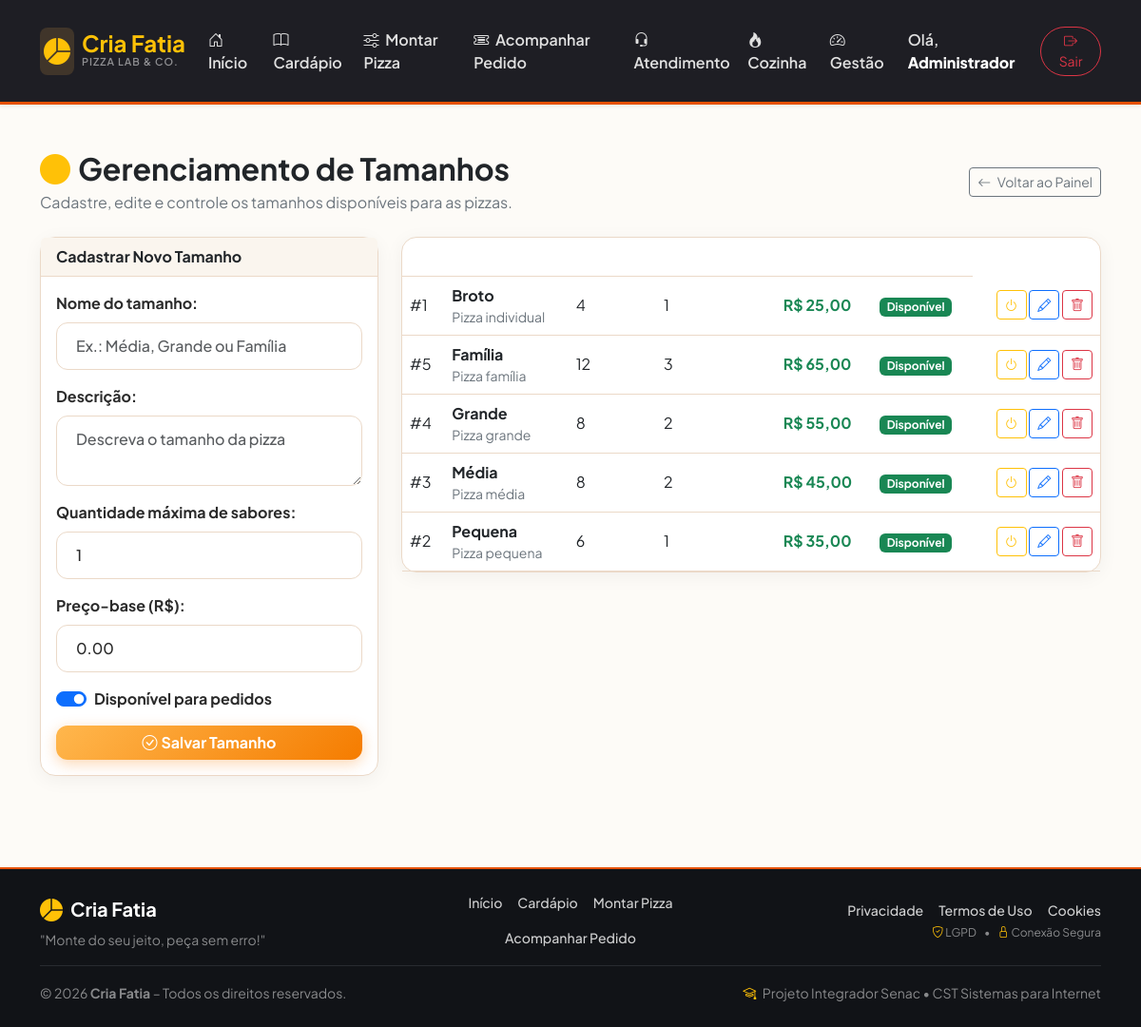
Page /cria-fatia/admin/tamanho.php (signed in) on the committed database.
### tables this page shows
CREATE TABLE `tamanhos` (
  `id` int unsigned NOT NULL AUTO_INCREMENT,
  `nome` varchar(50) NOT NULL,
  `max_sabores` int NOT NULL DEFAULT '1',
  `preco_base` decimal(10,2) NOT NULL DEFAULT '0.00',
  `descricao` text,
  `quantidade_fatias` tinyint unsigned DEFAULT NULL,
  `disponivel` tinyint(1) NOT NULL DEFAULT '1',
  `criado_em` datetime NOT NULL DEFAULT CURRENT_TIMESTAMP,
  `atualizado_em` datetime DEFAULT NULL ON UPDATE CURRENT_TIMESTAMP,
  PRIMARY KEY (`id`),
  UNIQUE KEY `uq_tamanhos_nome` (`nome`),
  KEY `idx_tamanhos_disponivel` (`disponivel`)
);

### cria-fatia/includes/funcoes.php (called while the page is built, shortened)
<?php
function gerarCsrfToken() {
    return $_SESSION['csrf_token'];
}

### cria-fatia/admin/tamanho.php (the view, shortened to what this page needs)
<?php
require_once __DIR__ . '/../includes/header.php';
require_once __DIR__ . '/../config/conexao.php';
$csrfToken = gerarCsrfToken();
$editar = null;
$tamanhos = $pdo->query("SELECT * FROM tamanhos ORDER BY nome ASC")->fetchAll();
?>
<div class="d-flex justify-content-between align-items-center mb-4">
    <div>
        <h2 class="fw-bold mb-1"><i class="bi bi-circle-fill text-warning me-2"></i>Gerenciamento de Tamanhos</h2>
        <p class="text-muted mb-0">Cadastre, edite e controle os tamanhos disponíveis para as pizzas.</p>
    </div>
    <a href="dashboard.php" class="btn btn-outline-secondary btn-sm">
        <i class="bi bi-arrow-left me-1"></i> Voltar ao Painel
    </a>
</div>
<div class="row g-4">
    <div class="col-lg-4">
        <div class="card shadow-sm border-0">
            <div class="card-header bg-dark text-white fw-bold">
                <?= $editar ? 'Editar Tamanho' : 'Cadastrar Novo Tamanho' ?>
            </div>
            <div class="card-body">
                <form action="tamanho.php" method="POST">
                    <div class="mb-3">
                        <label class="form-label fw-bold">Nome do tamanho:</label>
                        <input type="text" name="nome" class="form-control" required maxlength="100"
                               value="<?= htmlspecialchars($editar['nome'] ?? '', ENT_QUOTES, 'UTF-8') ?>"
                               placeholder="Ex.: Média, Grande ou Família">
                    </div>
                    <div class="mb-3">
                        <label class="form-label fw-bold">Descrição:</label>
                        <textarea name="descricao" class="form-control" rows="2"
                                  placeholder="Descreva o tamanho da pizza"><?= htmlspecialchars($editar['descricao'] ?? '', ENT_QUOTES, 'UTF-8') ?></textarea>
                    </div>
                    <div class="mb-3">
                        <label class="form-label fw-bold">Quantidade máxima de sabores:</label>
                        <input type="number" name="max_sabores" class="form-control" min="1" step="1" required
                               value="<?= (int) ($editar['max_sabores'] ?? 1) ?>">
                    </div>
                    <div class="mb-3">
                        <label class="form-label fw-bold">Preço-base (R$):</label>
                        <input type="number" name="preco_base" class="form-control" min="0" step="0.01" required
                               value="<?= htmlspecialchars((string) ($editar['preco_base'] ?? '0.00'), ENT_QUOTES, 'UTF-8') ?>">
                    </div>
                    <div class="form-check form-switch mb-3">
                        <input class="form-check-input" type="checkbox" name="disponivel" id="tamanhoDisponivel" value="1"
                            <?= !isset($editar['disponivel']) || (int) $editar['disponivel'] === 1 ? 'checked' : '' ?>>
                        <label class="form-check-label fw-bold" for="tamanhoDisponivel">Disponível para pedidos</label>
                    </div>
                    <button type="submit" class="btn btn-warning fw-bold w-100">
                        <i class="bi bi-check-circle me-1"></i><?= $editar ? 'Atualizar Tamanho' : 'Salvar Tamanho' ?>
                    </button>
                </form>
            </div>
        </div>
    </div>
    <div class="col-lg-8">
        <div class="card shadow-sm border-0">
            <div class="card-body p-0">
                <div class="table-responsive">
                    <table class="table table-hover align-middle mb-0">
                        <thead class="table-dark">
                            <tr>
                                <th>ID</th>
                                <th>Tamanho</th>
                                <th>Sabores</th>
                                <th>Preço-base</th>
                                <th>Status</th>
                                <th class="text-end">Ações</th>
                            </tr>
                        </thead>
                        <tbody>
                        <?php if (!$tamanhos): ?>
                            <tr><td colspan="7" class="text-center text-muted py-4">Nenhum tamanho cadastrado.</td></tr>
                        <?php else: ?>
                            <?php foreach ($tamanhos as $t): ?>
                                <tr>
                                    <td>#<?= (int) $t['id'] ?></td>
                                    <td>
                                        <strong><?= htmlspecialchars($t['nome'], ENT_QUOTES, 'UTF-8') ?></strong>
                                        <?php if (!empty($t['descricao'])): ?>
                                            <div class="small text-muted"><?= htmlspecialchars($t['descricao'], ENT_QUOTES, 'UTF-8') ?></div>
                                        <?php endif; ?>
                                    </td>
                                    <td><?= $t['quantidade_fatias'] !== null ? (int) $t['quantidade_fatias'] : '—' ?></td>
                                    <td><?= (int) $t['max_sabores'] ?></td>
                                    <td class="fw-bold text-success">R$ <?= number_format((float) $t['preco_base'], 2, ',', '.') ?></td>
                                    <td>
                                        <?php if ((int) $t['disponivel'] === 1): ?>
                                            <span class="badge bg-success">Disponível</span>
                                        <?php else: ?>
                                            <span class="badge bg-secondary">Indisponível</span>
                                        <?php endif; ?>
                                    </td>
                                    <td class="text-end text-nowrap">
                                        <a href="tamanho.php?toggle=<?= (int) $t['id'] ?>&csrf_token=<?= urlencode($csrfToken) ?>"
                                           class="btn btn-sm btn-outline-<?= $t['disponivel'] ? 'warning' : 'success' ?>"
                                           title="Alternar disponibilidade">
                                            <i class="bi bi-power"></i>
                                        </a>
                                        <a href="tamanho.php?editar=<?= (int) $t['id'] ?>" class="btn btn-sm btn-outline-primary" title="Editar">
                                            <i class="bi bi-pencil"></i>
                                        </a>
                                        <a href="tamanho.php?excluir=<?= (int) $t['id'] ?>&csrf_token=<?= urlencode($csrfToken) ?>"
                                           class="btn btn-sm btn-outline-danger"
                                           onclick="return confirm('Deseja realmente excluir este tamanho?');" title="Excluir">
                                            <i class="bi bi-trash"></i>
                                        </a>
                                    </td>
                                </tr>
                            <?php endforeach; ?>
                        <?php endif; ?>
                        </tbody>
                    </table>
                </div>
            </div>
        </div>
    </div>
</div>
<?php require_once __DIR__ . '/../includes/footer.php'; ?>

### cria-fatia/assets/css/style.css (style rules this page uses)
:root { --primary: #e65100; --primary-hover: #f57c00; --accent: #ffb74d; --dark-bg: #1e1e24; --light-bg: #fdfbf7; --card-bg: #ffffff; --card-border: #ebd9c8; --text-main: #2b2b2b; --text-heading: #212529; --text-muted: #6c757d; --header-bg: #faf5ee; --navbar-bg: #1e1e24; --navbar-border: #e65100; --radius-sm: 12px; --radius-md: 16px; --shadow-sm: 0 4px 20px rgba(0, 0, 0, 0.05); --shadow-lg: 0 10px 30px rgba(230, 81, 0, 0.12); }
body { font-family: 'Plus Jakarta Sans', sans-serif; background-color: var(--light-bg); color: var(--text-main); min-height: 100vh; display: flex; flex-direction: column; }
h1, h2, h3, h4, h5, h6 { color: var(--text-heading) !important; }
.text-muted { color: var(--text-muted) !important; }
.card { background-color: var(--card-bg) !important; border: 1px solid var(--card-border) !important; color: var(--text-main) !important; border-radius: var(--radius-md) !important; box-shadow: var(--shadow-sm) !important; }
.card-header { background-color: var(--header-bg) !important; border-bottom: 1px solid var(--card-border) !important; font-weight: 700; color: var(--text-heading) !important; }
.form-control, .form-select { background-color: var(--card-bg) !important; border: 1px solid var(--card-border) !important; color: var(--text-main) !important; border-radius: var(--radius-sm) !important; padding: 0.75rem 1.25rem; font-weight: 500; }
.table { color: var(--text-main) !important; border-color: var(--card-border) !important; }
.table th, .table td { background-color: transparent !important; border-color: var(--card-border) !important; }
.btn-warning { background: linear-gradient(135deg, #ffb74d 0%, #f57c00 100%) !important; border: none !important; color: #ffffff !important; font-weight: 700; border-radius: var(--radius-sm) !important; box-shadow: 0 4px 15px rgba(245, 124, 0, 0.3); transition: all 0.2s ease; }

### rows in the picture
tamanhos: id "1", nome "Broto", descricao "Pizza individual", quantidade_fatias "4", max_sabores "1", preco_base "25,00", disponivel "Disponível"
tamanhos: id "5", nome "Família", descricao "Pizza família", quantidade_fatias "12", max_sabores "3", preco_base "65,00", disponivel "Disponível"
tamanhos: id "4", nome "Grande", descricao "Pizza grande", quantidade_fatias "8", max_sabores "2", preco_base "55,00", disponivel "Disponível"
tamanhos: id "3", nome "Média", descricao "Pizza média", quantidade_fatias "8", max_sabores "2", preco_base "45,00", disponivel "Disponível"
tamanhos: id "2", nome "Pequena", descricao "Pizza pequena", quantidade_fatias "6", max_sabores "1", preco_base "35,00", disponivel "Disponível"

### other values in the picture
$_SESSION['usuario_nome'] "Administrador"
